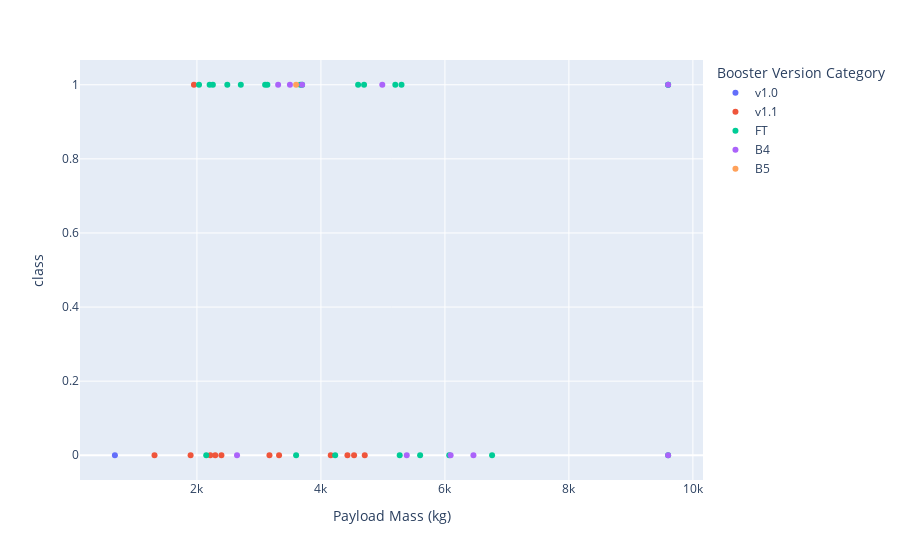

The code cell stored with this chart in its notebook:
### Code cell
fig.show()

### Figure 1 — Plotly figure (JSON) as saved in the notebook; plotly's stock layout.template omitted (floating-point values rounded to 4 significant figures)
{"data": [{"hovertemplate": "Booster Version Category=v1.0<br>Payload Mass (kg)=%{x}<br>class=%{y}<extra></extra>", "legendgroup": "v1.0", "marker": {"color": "#636efa", "symbol": "circle"}, "mode": "markers", "name": "v1.0", "orientation": "v", "showlegend": true, "type": "scatter", "x": [677], "xaxis": "x", "y": [0], "yaxis": "y"}, {"hovertemplate": "Booster Version Category=v1.1<br>Payload Mass (kg)=%{x}<br>class=%{y}<extra></extra>", "legendgroup": "v1.1", "marker": {"color": "#EF553B", "symbol": "circle"}, "mode": "markers", "name": "v1.1", "orientation": "v", "showlegend": true, "type": "scatter", "x": [3170, 3325, 2296, 1316, 4535, 4428, 2216, 2395, 4159, 1898, 4707, 1952], "xaxis": "x", "y": [0, 0, 0, 0, 0, 0, 0, 0, 0, 0, 0, 1], "yaxis": "y"}, {"hovertemplate": "Booster Version Category=FT<br>Payload Mass (kg)=%{x}<br>class=%{y}<extra></extra>", "legendgroup": "FT", "marker": {"color": "#00cc96", "symbol": "circle"}, "mode": "markers", "name": "FT", "orientation": "v", "showlegend": true, "type": "scatter", "x": [2034, 5271, 3136, 4696, 3100, 3600, 2257, 4600, 9600, 9600, 9600, 2150, 2490, 5600, 5300, 3697.0, 6070, 2708, 3669, 6761, 5200, 2205, 4230], "xaxis": "x", "y": [1, 0, 1, 1, 1, 0, 1, 1, 1, 1, 0, 0, 1, 0, 1, 1, 0, 1, 1, 0, 1, 1, 0], "yaxis": "y"}, {"hovertemplate": "Booster Version Category=B4<br>Payload Mass (kg)=%{x}<br>class=%{y}<extra></extra>", "legendgroup": "B4", "marker": {"color": "#ab63fa", "symbol": "circle"}, "mode": "markers", "name": "B4", "orientation": "v", "showlegend": true, "type": "scatter", "x": [9600, 9600, 6460, 3310, 4990, 3500, 3697.0, 6092, 2647, 5384], "xaxis": "x", "y": [1, 0, 0, 1, 1, 1, 1, 0, 0, 0], "yaxis": "y"}, {"hovertemplate": "Booster Version Category=B5<br>Payload Mass (kg)=%{x}<br>class=%{y}<extra></extra>", "legendgroup": "B5", "marker": {"color": "#FFA15A", "symbol": "circle"}, "mode": "markers", "name": "B5", "orientation": "v", "showlegend": true, "type": "scatter", "x": [3600], "xaxis": "x", "y": [1], "yaxis": "y"}], "layout": {"autosize": true, "legend": {"title": {"text": "Booster Version Category"}, "tracegroupgap": 0}, "margin": {"t": 60}, "xaxis": {"anchor": "y", "autorange": true, "domain": [0, 1], "range": [113.3, 10160.0], "title": {"text": "Payload Mass (kg)"}, "type": "linear"}, "yaxis": {"anchor": "x", "autorange": true, "domain": [0, 1], "range": [-0.07743, 1.077], "title": {"text": "class"}, "type": "linear"}}}
